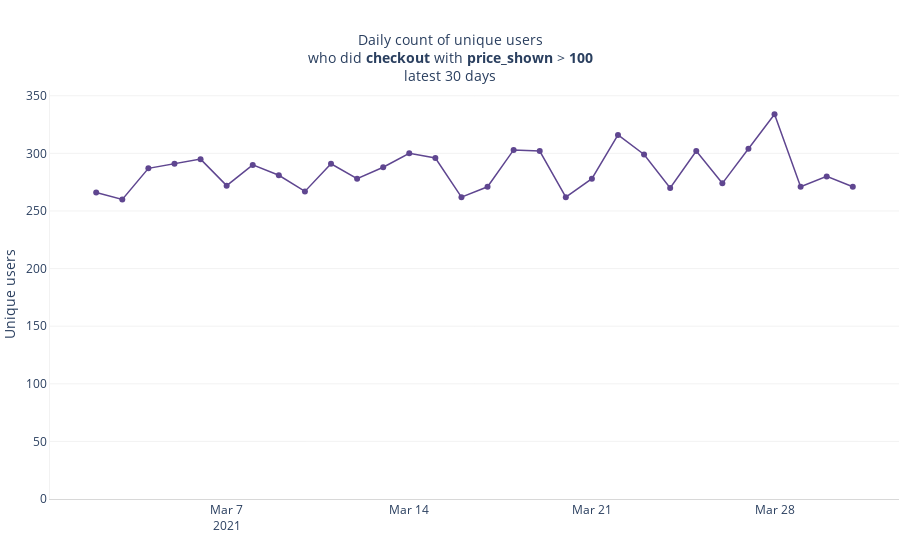

The notebook cell this image was saved under:
### Code cell
(m.checkout.event_properties.price_shown > 100).config(chart_type="line")

### Figure 1 — Plotly figure (JSON) as saved in the notebook; plotly's stock layout.template omitted (floating-point values rounded to 4 significant figures)
{"data": [{"customdata": [["<b>Datetime: </b>2021-03-02<br /><b>Group: </b>n/a<br /><br /><b>Unique users: </b>266.0"], ["<b>Datetime: </b>2021-03-03<br /><b>Group: </b>n/a<br /><br /><b>Unique users: </b>260.0"], ["<b>Datetime: </b>2021-03-04<br /><b>Group: </b>n/a<br /><br /><b>Unique users: </b>287.0"], ["<b>Datetime: </b>2021-03-05<br /><b>Group: </b>n/a<br /><br /><b>Unique users: </b>291.0"], ["<b>Datetime: </b>2021-03-06<br /><b>Group: </b>n/a<br /><br /><b>Unique users: </b>295.0"], ["<b>Datetime: </b>2021-03-07<br /><b>Group: </b>n/a<br /><br /><b>Unique users: </b>272.0"], ["<b>Datetime: </b>2021-03-08<br /><b>Group: </b>n/a<br /><br /><b>Unique users: </b>290.0"], ["<b>Datetime: </b>2021-03-09<br /><b>Group: </b>n/a<br /><br /><b>Unique users: </b>281.0"], ["<b>Datetime: </b>2021-03-10<br /><b>Group: </b>n/a<br /><br /><b>Unique users: </b>267.0"], ["<b>Datetime: </b>2021-03-11<br /><b>Group: </b>n/a<br /><br /><b>Unique users: </b>291.0"], ["<b>Datetime: </b>2021-03-12<br /><b>Group: </b>n/a<br /><br /><b>Unique users: </b>278.0"], ["<b>Datetime: </b>2021-03-13<br /><b>Group: </b>n/a<br /><br /><b>Unique users: </b>288.0"], ["<b>Datetime: </b>2021-03-14<br /><b>Group: </b>n/a<br /><br /><b>Unique users: </b>300.0"], ["<b>Datetime: </b>2021-03-15<br /><b>Group: </b>n/a<br /><br /><b>Unique users: </b>296.0"], ["<b>Datetime: </b>2021-03-16<br /><b>Group: </b>n/a<br /><br /><b>Unique users: </b>262.0"], ["<b>Datetime: </b>2021-03-17<br /><b>Group: </b>n/a<br /><br /><b>Unique users: </b>271.0"], ["<b>Datetime: </b>2021-03-18<br /><b>Group: </b>n/a<br /><br /><b>Unique users: </b>303.0"], ["<b>Datetime: </b>2021-03-19<br /><b>Group: </b>n/a<br /><br /><b>Unique users: </b>302.0"], ["<b>Datetime: </b>2021-03-20<br /><b>Group: </b>n/a<br /><br /><b>Unique users: </b>262.0"], ["<b>Datetime: </b>2021-03-21<br /><b>Group: </b>n/a<br /><br /><b>Unique users: </b>278.0"], ["<b>Datetime: </b>2021-03-22<br /><b>Group: </b>n/a<br /><br /><b>Unique users: </b>316.0"], ["<b>Datetime: </b>2021-03-23<br /><b>Group: </b>n/a<br /><br /><b>Unique users: </b>299.0"], ["<b>Datetime: </b>2021-03-24<br /><b>Group: </b>n/a<br /><br /><b>Unique users: </b>270.0"], ["<b>Datetime: </b>2021-03-25<br /><b>Group: </b>n/a<br /><br /><b>Unique users: </b>302.0"], ["<b>Datetime: </b>2021-03-26<br /><b>Group: </b>n/a<br /><br /><b>Unique users: </b>274.0"], ["<b>Datetime: </b>2021-03-27<br /><b>Group: </b>n/a<br /><br /><b>Unique users: </b>304.0"], ["<b>Datetime: </b>2021-03-28<br /><b>Group: </b>n/a<br /><br /><b>Unique users: </b>334.0"], ["<b>Datetime: </b>2021-03-29<br /><b>Group: </b>n/a<br /><br /><b>Unique users: </b>271.0"], ["<b>Datetime: </b>2021-03-30<br /><b>Group: </b>n/a<br /><br /><b>Unique users: </b>280.0"], ["<b>Datetime: </b>2021-03-31<br /><b>Group: </b>n/a<br /><br /><b>Unique users: </b>271.0"]], "hovertemplate": "%{customdata[0]} <extra></extra>", "legendgroup": "n/a", "line": {"color": "rgb(95, 70, 144)", "dash": "solid", "width": 1.5}, "marker": {"symbol": "circle"}, "mode": "lines+markers", "name": "n/a", "orientation": "v", "showlegend": true, "text": [266, 260, 287, 291, 295, 272, 290, 281, 267, 291, 278, 288, 300, 296, 262, 271, 303, 302, 262, 278, 316, 299, 270, 302, 274, 304, 334, 271, 280, 271], "textfont": {"size": 9}, "textposition": "top center", "type": "scatter", "x": ["2021-03-02T00:00:00", "2021-03-03T00:00:00", "2021-03-04T00:00:00", "2021-03-05T00:00:00", "2021-03-06T00:00:00", "2021-03-07T00:00:00", "2021-03-08T00:00:00", "2021-03-09T00:00:00", "2021-03-10T00:00:00", "2021-03-11T00:00:00", "2021-03-12T00:00:00", "2021-03-13T00:00:00", "2021-03-14T00:00:00", "2021-03-15T00:00:00", "2021-03-16T00:00:00", "2021-03-17T00:00:00", "2021-03-18T00:00:00", "2021-03-19T00:00:00", "2021-03-20T00:00:00", "2021-03-21T00:00:00", "2021-03-22T00:00:00", "2021-03-23T00:00:00", "2021-03-24T00:00:00", "2021-03-25T00:00:00", "2021-03-26T00:00:00", "2021-03-27T00:00:00", "2021-03-28T00:00:00", "2021-03-29T00:00:00", "2021-03-30T00:00:00", "2021-03-31T00:00:00"], "xaxis": "x", "y": [266, 260, 287, 291, 295, 272, 290, 281, 267, 291, 278, 288, 300, 296, 262, 271, 303, 302, 262, 278, 316, 299, 270, 302, 274, 304, 334, 271, 280, 271], "yaxis": "y"}], "layout": {"autosize": true, "bargap": 0.3, "bargroupgap": 0.15, "hoverlabel": {"font": {"size": 12}}, "hovermode": "x", "legend": {"orientation": "h", "title": {"text": ""}, "tracegroupgap": 0, "xanchor": "left", "y": -0.2, "yanchor": "bottom"}, "margin": {"b": 1, "l": 1, "pad": 0, "r": 1, "t": 90}, "paper_bgcolor": "rgba(0, 0, 0, 0)", "plot_bgcolor": "rgba(0, 0, 0, 0)", "showlegend": false, "title": {"font": {"size": 14}, "text": "Daily count of unique users<br />who did <b>checkout</b> with <b>price_shown</b> > <b>100</b><br />latest 30 days", "x": 0.5, "xanchor": "center", "yanchor": "top"}, "uniformtext": {"minsize": 7}, "xaxis": {"anchor": "y", "autorange": true, "domain": [0, 1], "fixedrange": true, "gridcolor": "rgba(127,127,127,0.3)", "linecolor": "rgba(127,127,127,0.3)", "range": ["2021-02-28 06:37:04.7191", "2021-04-01 17:22:55.2809"], "rangemode": "tozero", "showgrid": false, "showline": true, "title": {"text": ""}, "type": "date"}, "yaxis": {"anchor": "x", "autorange": true, "domain": [0, 1], "fixedrange": true, "gridcolor": "rgba(127,127,127,0.1)", "linecolor": "rgba(127,127,127,0.1)", "range": [0, 354.7], "rangemode": "tozero", "showline": true, "ticksuffix": "", "title": {"text": "Unique users"}, "type": "linear"}}}
